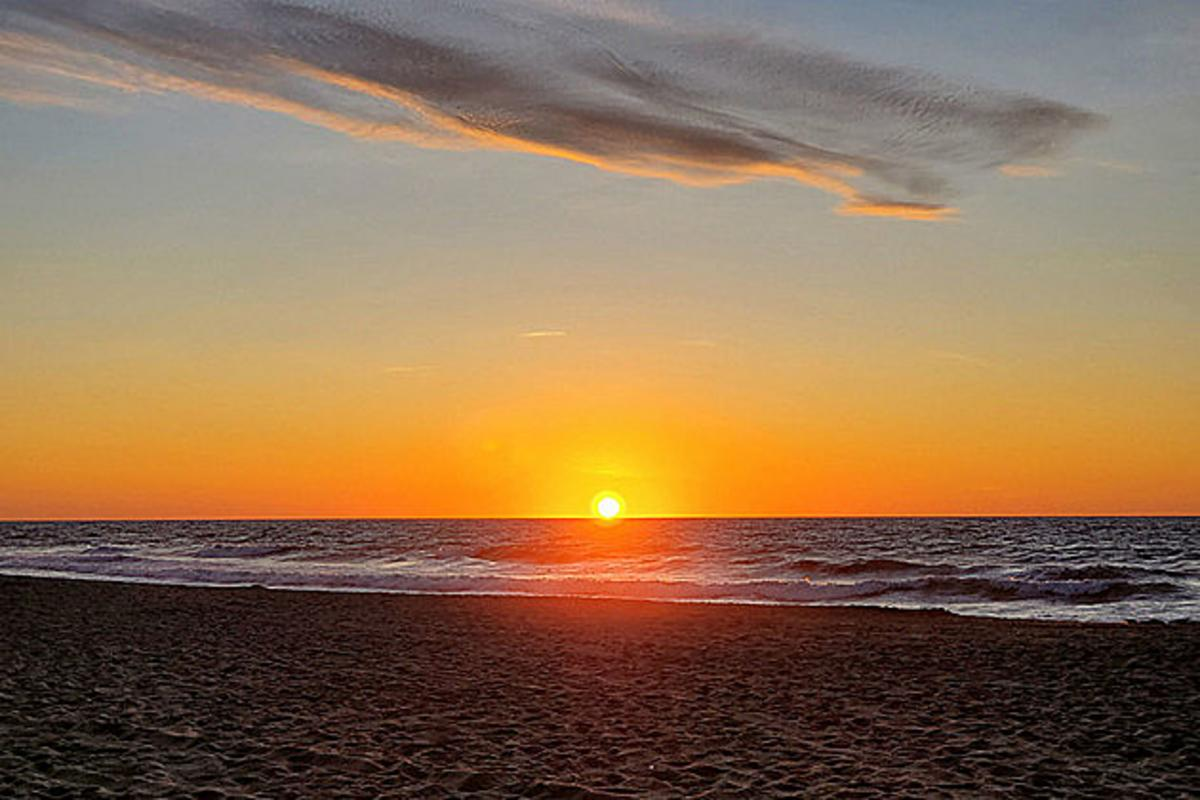
#> input picture pixels/sunset.jpg, 1200 x 800 px
$ python pixelsDemo.py
#> lines starting #> are read from the running program, lines starting #| are printed output that depends on the picture
import cv2 as cv
import os
import numpy as np
import matplotlib.pyplot as plt

def readAndWriteASinglePixel():
    script_dir = os.path.dirname(os.path.abspath(__file__))
    imgPath = os.path.join(script_dir, "sunset.jpg")
    img = cv.imread(imgPath)
    # convert BGR to RGB
    imgRGB = cv.cvtColor(img, cv.COLOR_BGR2RGB)
    # can see pixel values
    plt.figure()
    plt.imshow(imgRGB)
    plt.show()

    # try seeing specific pixel
    imgRGB[312, 350] = (255, 0, 0)

    plt.figure()
    plt.imshow(imgRGB)
    plt.show()
    debug = 1

# access region of the image
def readAndWritePixelRegion():
    script_dir = os.path.dirname(os.path.abspath(__file__))
    imgPath = os.path.join(script_dir, "sunset.jpg")
    img = cv.imread(imgPath)
#> img is the input picture: shape (800, 1200, 3); mean B, G, R 82.3, 111.5, 141.1

    # convert BGR to RGB
    imgRGB = cv.cvtColor(img, cv.COLOR_BGR2RGB)

    plt.figure()
    plt.imshow(imgRGB)
    plt.show()

    # rows, cols
    eyeRegion = imgRGB[230:340, 326:600]
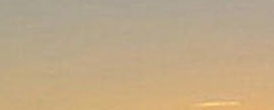
#> eyeRegion: shape (110, 274, 3); mean R, G, B 191.2, 168.9, 135.4

    dx = 340 - 230
    dy = 600 - 326

    startX = 0
    startY = 400

    imgRGB[startX:startX+dx, startY:startY+dy] = eyeRegion
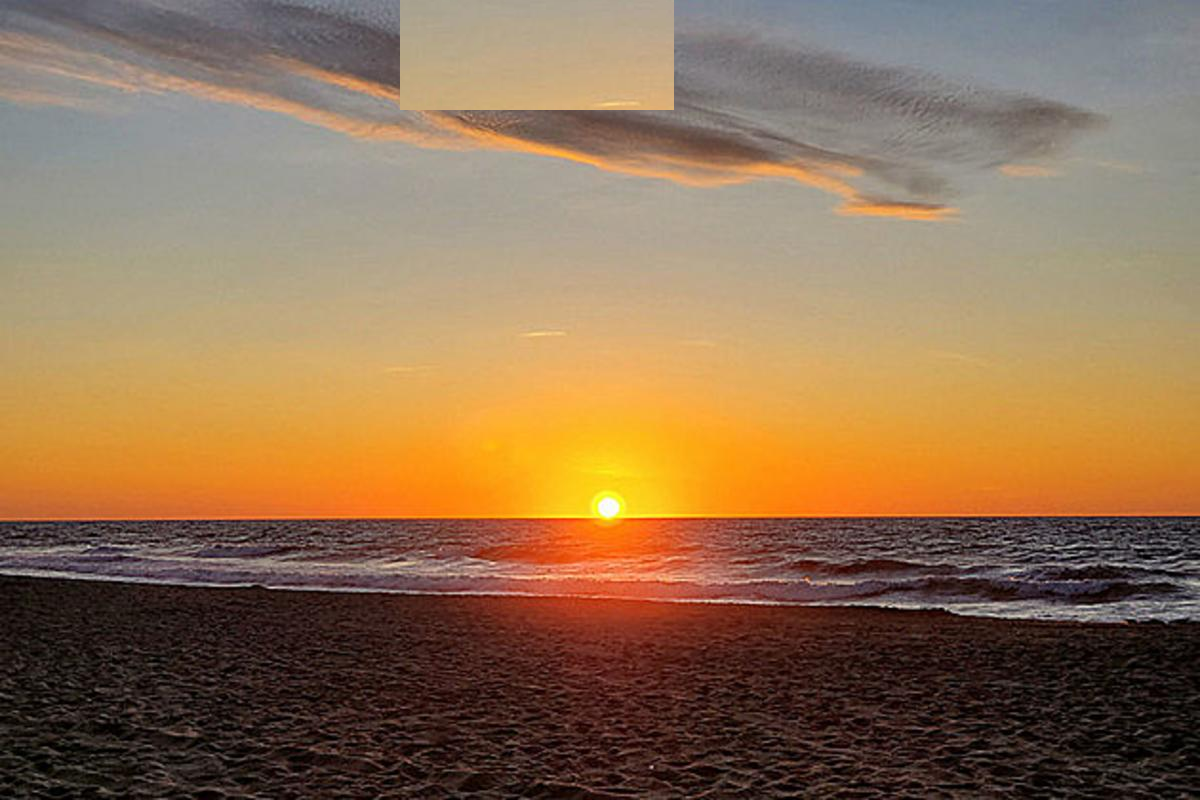
#> imgRGB: shape (800, 1200, 3); mean R, G, B 143.3, 113.3, 82.9

    plt.figure()
    plt.imshow(imgRGB)
    plt.show()

if __name__ == '__main__':
    # readAndWriteASinglePixel()
    readAndWritePixelRegion()
